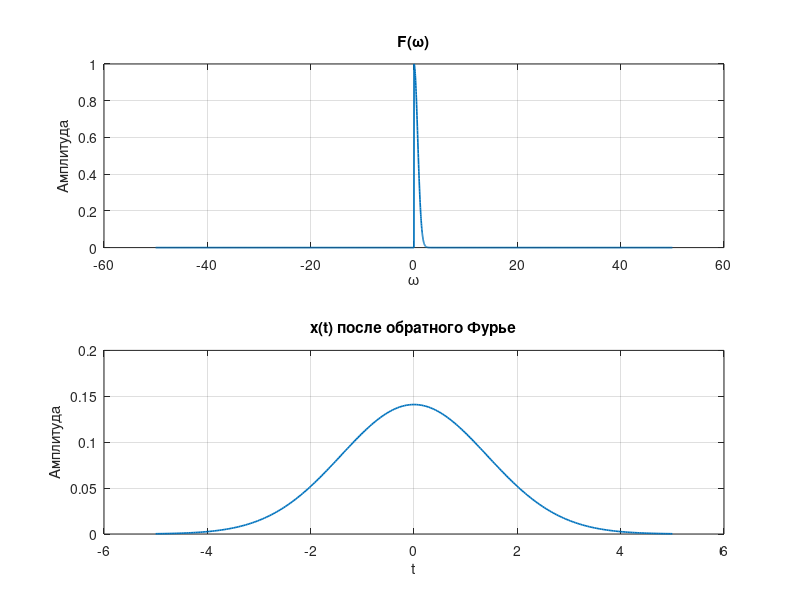

This figure's MATLAB source:
% =========================================================
% ЛР2 — Задание 3
% Обратное интегральное преобразование Фурье
% F(ω) = e^{-ω^2} · H(ω)
% =========================================================

clear;
clc;
close all;

%% Параметры

Wmax = 50;        % диапазон частот
Nw   = 4096;      % дискретизация по ω
dw   = (2*Wmax)/Nw;

omega = linspace(-Wmax, Wmax, Nw);

%% F(ω) = e^{-ω^2} H(ω)

H = double(omega >= 0);
F = exp(-omega.^2) .* H;

%% Временная ось

t = linspace(-5, 5, 300);

x = zeros(size(t));

%% =========================================================
% Численное обратное Фурье
% x(t) = (1/2π) ∫ F(ω)e^{jωt} dω
% =========================================================

for k = 1:length(t)
    x(k) = (1/(2*pi)) * sum(F .* exp(1j*omega*t(k))) * dw;
end

x = real(x);

%% =========================================================
% Прямое преобразование (для проверки)
% =========================================================

X_check = fft(x);

f = (0:Nw-1);

%% =========================================================
% Графики
% =========================================================

figure('Visible','off','Name','Обратное Фурье','NumberTitle','off');

% --- частотная область ---
subplot(2,1,1);
plot(omega, F, 'LineWidth', 1.2);
grid on;
title('F(\omega)');
xlabel('\omega');
ylabel('Амплитуда');

% --- временная область ---
subplot(2,1,2);
plot(t, x, 'LineWidth', 1.2);
grid on;
title('x(t) после обратного Фурье');
xlabel('t');
ylabel('Амплитуда');

%% Сохранение

exportgraphics(gcf, 'lab2_task3_ifft.png', 'Resolution', 300);
close(gcf);

disp('Готово: lab2_task3_ifft.png');

drawnow;
exit;
